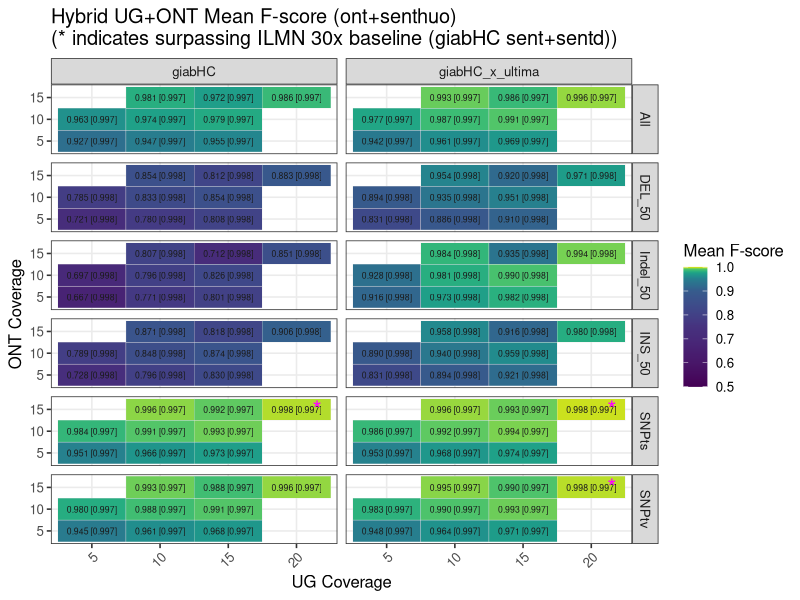

This chart was generated by the following R code:
library(ggplot2)
library(dplyr)
library(scales)
library(viridis)

d <- read.csv('./giab_all_downsampled_proc.tsv', sep='\t', header=TRUE)

# Baseline ILMN 30x (giabHC, sent+sentd), excluding unwanted SNP classes
baseline_ilmn <- d %>%
  filter(
    CmpFootprint == 'giabHC',
    ILMN_cov == 30,
    paste0(Aligner, "+", SNVCaller) == 'sent+sentd',
    !SNPClass %in% c('Indel_gt50', 'DEL_gt50', 'INS_gt50')
  ) %>%
  group_by(SNPClass) %>%
  summarize(baseline_Fscore = mean(Fscore, na.rm=TRUE), .groups='drop')


# Hybrid UG+ONT data (ont+senthuo)
hybrid_ug_ont <- d %>%
  filter(
    CmpFootprint %in% c('giabHC', 'giabHC_x_ultima'),
    paste0(Aligner, "+", SNVCaller) == 'ont+sentdhuo',
    UG_cov > 0, ONT_cov > 0,
    !SNPClass %in% c('Indel_gt50', 'DEL_gt50', 'INS_gt50')
  ) %>%
  group_by(CmpFootprint, SNPClass, UG_cov, ONT_cov) %>%
  summarize(mean_Fscore = mean(Fscore, na.rm=TRUE), .groups='drop') %>%
  left_join(baseline_ilmn, by='SNPClass') %>%
  mutate(
    exceeds_baseline = mean_Fscore > baseline_Fscore,
    label = sprintf("%.3f [%.3f]", mean_Fscore, baseline_Fscore)
  )

# Plot UG+ONT hybrid with correct color scale
ggplot(hybrid_ug_ont, aes(x=factor(UG_cov), y=factor(ONT_cov), fill=mean_Fscore)) +
  geom_tile(color='grey90') +
  geom_text(aes(label=label), size=2.2, color='grey10') +
  geom_text(data=hybrid_ug_ont %>% filter(exceeds_baseline),
            aes(label='*'), color='magenta', size=6, nudge_x=0.3) +
  facet_grid(SNPClass ~ CmpFootprint) +
  scale_fill_gradientn(
    colours = viridis(256),
    values = rescale(c(0.5, 0.75, 0.9, 0.95, 0.975, 0.99, 0.997, 1)),
    limits = c(0.5, 1),
    oob = squish,
    name = "Mean F-score"
  ) +
  labs(
    x = "UG Coverage",
    y = "ONT Coverage",
    title = "Hybrid UG+ONT Mean F-score (ont+senthuo)\n(* indicates surpassing ILMN 30x baseline (giabHC sent+sentd))"
  ) +
  theme_bw(base_size = 12) +
  theme(axis.text.x = element_text(angle = 45, hjust = 1))
